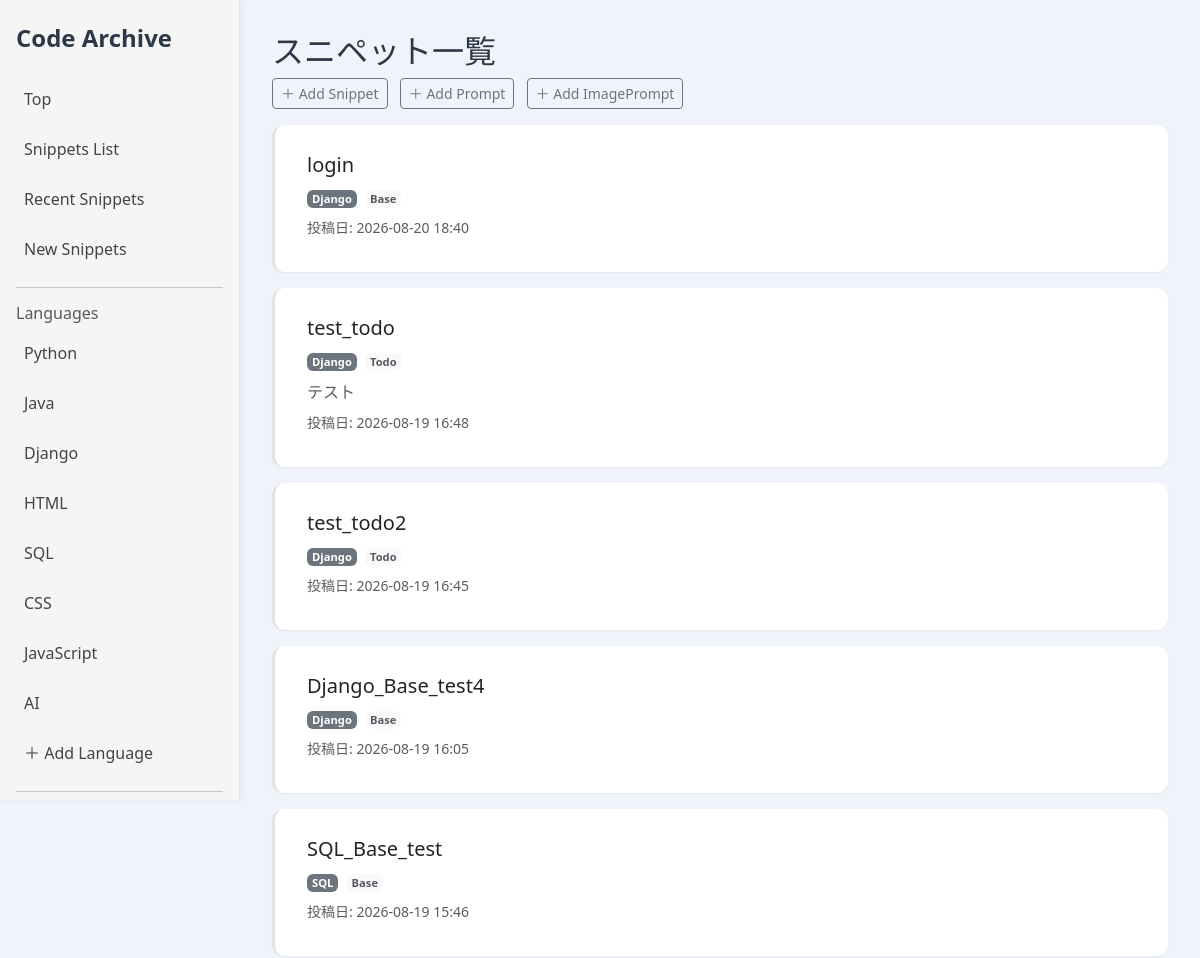
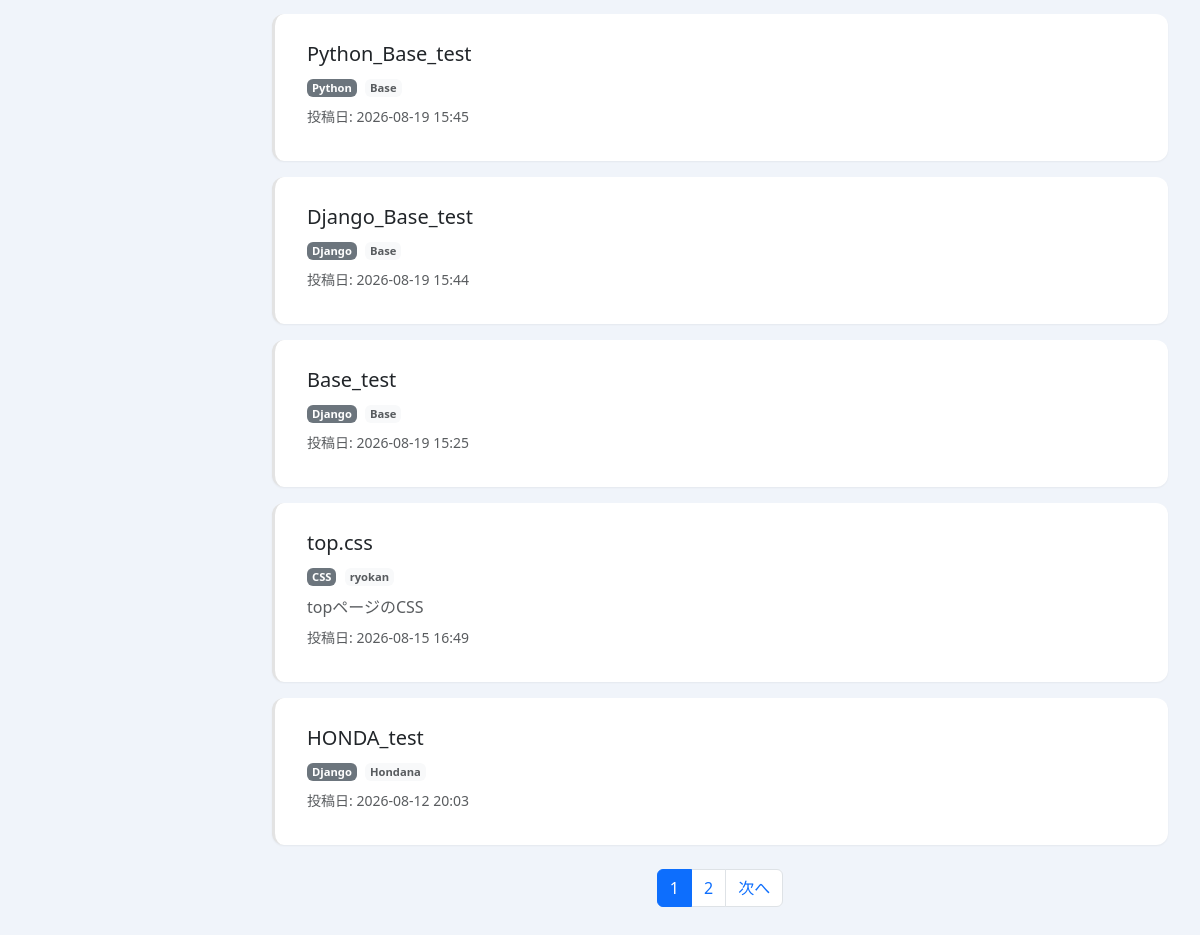
The app's page /snippets/list with its own data (2 pictures, top to bottom).
### snippets/models.py (models this page shows, shortened)
class Language(models.Model):
    name = models.CharField(max_length=50)
    default_subcategory = models.ForeignKey(
        'SubCategory',
        null= True,
        blank= True,
        on_delete= models.SET_NULL,
        related_name= 'default_for_language'
    )

class Snippet(models.Model):
    title = models.CharField(max_length=128)
    code = models.TextField(blank=True)
    description = models.TextField(blank=True)
    language = models.ForeignKey(Language,on_delete=models.CASCADE)
    SubCategory = models.ForeignKey(SubCategory,on_delete=models.SET_NULL,null=True,blank=True)
    created_at = models.DateTimeField(auto_now_add=True)

class SubCategory(models.Model):
    language = models.ForeignKey(Language,on_delete=models.CASCADE)
    name = models.CharField(max_length=100)

### snippets/views.py (the view)
# urls.py: path('snippets/list',views.snippets_list,name='snippets_list'),
def snippets_list(request):
    snippet_qs = Snippet.objects.all().order_by('-created_at')
    paginator = Paginator(snippet_qs, 10)  # 1ページ10件
    page_number = request.GET.get('page')
    page_obj = paginator.get_page(page_number)
    return render(request, 'snippets/snippet_list.html', {
        'page_obj': page_obj,
        'snippets': page_obj.object_list,
    })

### snippets/context_processors.py (called while the page is built)
def categories(request):
    return{
        "categories":Language.objects.all()
    }

### snippets/templates/snippets/snippet_list.html (shortened to what this page needs)
{% extends "snippets/base.html" %}
{% load static %}
{% block main %}
<h2>スニペット一覧</h2>
<div class="mb-3">
    <a href="{% url 'snippet_add' %}" class="btn btn-outline-secondary btn-sm me-2">
    ＋ Add Snippet
    </a>
    <a href="{% url 'prompt_add' pk=8 %}" class="btn btn-outline-secondary btn-sm me-2">
        ＋ Add Prompt
    </a>
    <a href="{% url 'imageprompt_add' pk=8 %}" class="btn btn-outline-secondary btn-sm">
        ＋ Add ImagePrompt
    </a>
</div>
{% for s in snippets %}
<a href="{% url 'snippet_detail' s.pk %}" class="snippet-card-link">
    <div class="card mb-3 snippet-card">
        <div class="card-body">
            <h5 class="card-title mb-2">{{ s.title }}</h5>
            <div class="snippet-meta mb-2">
                <span class="badge bg-secondary me-1">{{ s.language.name }}</span>
                <span class="badge bg-light text-muted">{{ s.SubCategory.name }}</span>
            </div>
            {% if s.description %}
            <p class="card-text text-muted">{{ s.description }}</p>
            {% endif %}
            <p class="text-muted small mt-2">
                投稿日: {{ s.created_at|date:"Y-m-d H:i" }}
            </p>
        </div>
    </div>
</a>
{% endfor %}
<nav aria-label="Page navigation" class="mt-4">
  <ul class="pagination justify-content-center">
    {% for num in page_obj.paginator.page_range %}
      {% if num == page_obj.number %}
        <li class="page-item active">
          <span class="page-link">{{ num }}</span>
        </li>
      {% else %}
        <li class="page-item">
          <a class="page-link" href="?page={{ num }}">{{ num }}</a>
        </li>
      {% endif %}
    {% endfor %}
    {% if page_obj.has_next %}
      <li class="page-item">
        <a class="page-link" href="?page={{ page_obj.next_page_number }}">次へ</a>
      </li>
    {% endif %}
  </ul>
</nav>
{% endblock %}

### snippets/templates/snippets/base.html (shortened to what this page needs)
{% load static %}
<html>
<head>
  <link href="https://cdn.jsdelivr.net/npm/bootstrap@5.3.2/dist/css/bootstrap.min.css" rel="stylesheet">
  <link rel="stylesheet" href="{% static 'snippets/style.css' %}">
  <link rel="stylesheet" href="//cdnjs.cloudflare.com/ajax/libs/highlight.js/11.7.0/styles/github.min.css">
</head>
<body class="page-transition">
  <aside id="sidebar" class="sidebar" style="position:fixed; left:0; top:0;">
    <h4 class="fw-bold mb-4">Code Archive</h4>
    <a href="{% url 'top' %}" class="nav-item-link">Top</a>
    <a href="{% url 'snippets_list' %}" class="nav-item-link">Snippets List</a>
    <a href="{% url 'recent_snippets' %}" class="nav-item-link">Recent Snippets</a>
    <a href="{% url 'snippet_add' %}" class="nav-item-link">New Snippets</a>
    <hr>
    <h6 class="text-muted">Languages</h6>
    {% for c in categories %}
      <a href="/languages/{{ c.id }}" class="nav-item-link">{{ c.name }}</a>
    {% endfor %}
    <a href="{% url 'languages_add' %}" class="nav-item-link">＋ Add Language</a>
    <hr>
  </aside>
  <main class="content page-transition">
    {% block main %}{% endblock %}
  </main>
</body>
</html>

### snippets/static/snippets/style.css (style rules this page uses)
.sidebar { position: fixed; width: 240px; height: 100vh; background: #f7f7f7; border-right: 1px solid #e5e5e5; padding: 24px 16px; overflow-y: auto; box-shadow: 2px 0 8px rgba(0, 0, 0, 0.05); left: 0; top: 0; }
.content { padding: 32px; overflow-y: auto; }
.nav-item-link { display: block; padding: 10px 8px; border-radius: 8px; text-decoration: none; color: #444; margin-bottom: 6px; }
.page-transition { animation: slideIn 0.5s ease; }
.sidebar { position: fixed; top: 0; left: 0; width: 240px; height: 100vh; background: #f5f5f5; border-right: 1px solid #e5e5e5; padding: 24px 16px; overflow-y: auto; }
.content { margin-left: 240px; padding: 32px; overflow-y: auto; }
:root { --color-primary: #4a6fa5; --color-primary-dark: #3b5c8a; --color-bg-light: #f0f4fa; --color-text-main: #2d3748; }
body { background: var(--color-bg-light); color: var(--color-text-main); font-family: 'Segoe UI', 'Hiragino Sans', sans-serif; }
.card { border-radius: 14px; background: #ffffff; box-shadow: 0 8px 20px rgba(0, 0, 0, 0.05); border: none; }
.card-body p { margin-bottom: 6px; }
.snippet-card { background: #fff; border-radius: 12px; padding: 20px 24px; box-shadow: 0 2px 6px rgba(0, 0, 0, 0.06); transition: 0.2s ease; cursor: pointer; }
.snippet-card-link { text-decoration: none; color: inherit; display: block; }
.snippet-card { border-left: 3px solid #e3e3e3; padding: 0.75rem 1rem; transition: 0.2s ease; box-shadow: 0 1px 2px rgba(0, 0, 0, 0.05); }
.snippet-meta .badge { font-size: 0.7rem; padding: 3px 5px; }

### records on screen
Language: name "Python"
Language: name "Java"
Language: name "Django"
Language: name "HTML"
Language: name "SQL"
Language: name "CSS"
Language: name "JavaScript"
Language: name "AI"
Snippet: title "login", language.name "Django", SubCategory.name "Base", created_at "2026-08-20 18:40"
Snippet: title "test_todo", language.name "Django", SubCategory.name "Todo", description "テスト", created_at "2026-08-19 16:48"
Snippet: title "test_todo2", language.name "Django", SubCategory.name "Todo", created_at "2026-08-19 16:45"
Snippet: title "Django_Base_test4", language.name "Django", SubCategory.name "Base", created_at "2026-08-19 16:05"
Snippet: title "SQL_Base_test", language.name "SQL", SubCategory.name "Base", created_at "2026-08-19 15:46"
Snippet: title "Python_Base_test", language.name "Python", SubCategory.name "Base", created_at "2026-08-19 15:45"
Snippet: title "Django_Base_test", language.name "Django", SubCategory.name "Base", created_at "2026-08-19 15:44"
Snippet: title "Base_test", language.name "Django", SubCategory.name "Base", created_at "2026-08-19 15:25"
Snippet: title "top.css", language.name "CSS", SubCategory.name "ryokan", description "topページのCSS", created_at "2026-08-15 16:49"
Snippet: title "HONDA_test", language.name "Django", SubCategory.name "Hondana", created_at "2026-08-12 20:03"

### other values on screen
{{ num }} "1"
{{ num }} "2"
